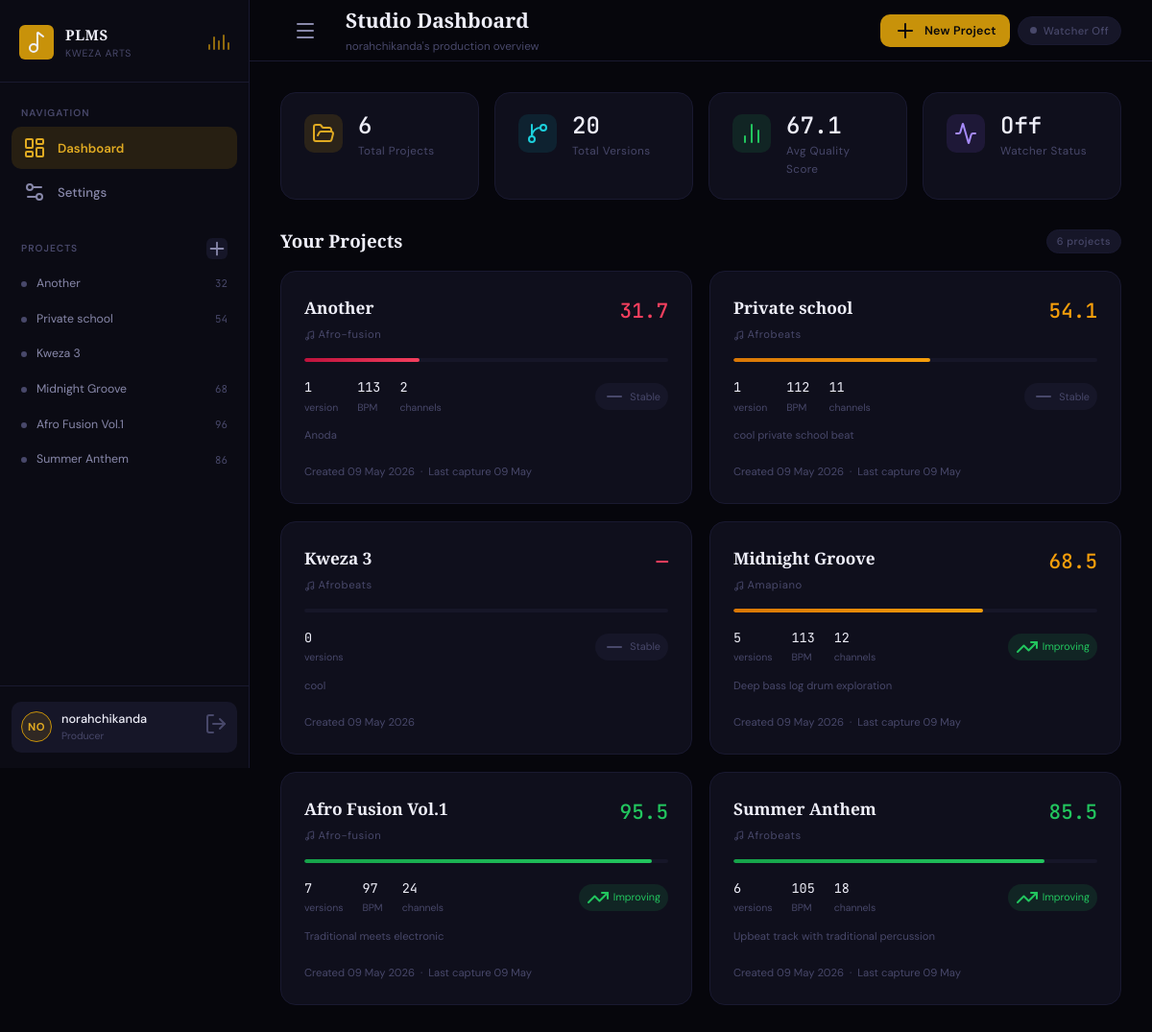
The page / (signed in) on the database its author committed.
### models.py (models this page shows, shortened)
class Project(db.Model):
    __tablename__ = 'projects'
    id          = db.Column(db.Integer, primary_key=True)
    user_id     = db.Column(db.Integer, db.ForeignKey('users.id'), nullable=False)
    name        = db.Column(db.String(200), nullable=False)
    filepath    = db.Column(db.String(500), default='')
    source_path = db.Column(db.String(500), default='')
    description = db.Column(db.Text,        default='')
    genre       = db.Column(db.String(100), default='')
    created_at  = db.Column(db.DateTime,    default=datetime.utcnow)
    versions    = db.relationship('Version', backref='project', lazy=True,
                                  cascade='all, delete-orphan',
                                  order_by='Version.version_num')
    @property
    def version_count(self):  return len(self.versions)
    @property
    def latest_version(self): return self.versions[-1] if self.versions else None
    @property
    def latest_score(self):
        lv = self.latest_version; return lv.quality_score if lv else 0.0
    @property
    def score_trend(self):
        if len(self.versions) < 2: return 'neutral'
        d = self.versions[-1].quality_score - self.versions[-2].quality_score
        return 'up' if d > 2 else ('down' if d < -2 else 'neutral')
    @property
    def score_class(self):
        s = self.latest_score
        return 'score-high' if s >= 70 else ('score-mid' if s >= 40 else 'score-low')

class Version(db.Model):
    __tablename__ = 'versions'
    id            = db.Column(db.Integer, primary_key=True)
    project_id    = db.Column(db.Integer, db.ForeignKey('projects.id'), nullable=False)
    version_num   = db.Column(db.Integer, nullable=False)
    tempo         = db.Column(db.Float,   default=120.0)
    channel_count = db.Column(db.Integer, default=0)
    pattern_count = db.Column(db.Integer, default=0)
    quality_score = db.Column(db.Float,   default=0.0)
    changes_json  = db.Column(db.Text,    default='{}')
    backup_path   = db.Column(db.String(500), default='')
    notes         = db.Column(db.Text,    default='')
    captured_at   = db.Column(db.DateTime, default=datetime.utcnow)

class User(db.Model, UserMixin):
    __tablename__ = 'users'
    id            = db.Column(db.Integer, primary_key=True)
    username      = db.Column(db.String(80),  unique=True, nullable=False)
    email         = db.Column(db.String(120), unique=True, nullable=False)
    password_hash = db.Column(db.String(256), nullable=False)
    role          = db.Column(db.String(20),  default='producer')
    created_at    = db.Column(db.DateTime,    default=datetime.utcnow)
    projects      = db.relationship('Project',     backref='owner', lazy=True,
                                    cascade='all, delete-orphan')
    settings      = db.relationship('AppSettings', backref='user',  uselist=False,
                                    cascade='all, delete-orphan')
    @property
    def initials(self): return self.username[:2].upper()

### app.py (the view)
@app.route('/')
@login_required
def dashboard():
    projects = Project.query.filter_by(user_id=current_user.id)\
                   .order_by(Project.created_at.desc()).all()
    total_v  = sum(p.version_count for p in projects)
    scored   = [p.latest_score for p in projects if p.latest_score > 0]
    avg      = round(sum(scored) / len(scored), 1) if scored else 0.0
    return render_template('dashboard.html', projects=projects,
                           total_projects=len(projects),
                           total_versions=total_v, avg_score=avg)

### app.py (called while the page is built, shortened)
@login_manager.user_loader
def load_user(uid): return User.query.get(int(uid))

@app.context_processor
def inject_globals():
    active = False
    if current_user.is_authenticated:
        s = AppSettings.query.filter_by(user_id=current_user.id).first()
    return dict(watcher_active=active)

### templates/dashboard.html (shortened to what this page needs)
{% extends "base.html" %}
{% block page_title %}Studio Dashboard{% endblock %}
{% block page_sub %}{{ current_user.username }}'s production overview{% endblock %}
{% block topbar_actions %}
  <button class="btn btn-primary btn-sm" data-modal-open="modal-new-project">
    <i data-lucide="plus"></i> New Project
  </button>
{% endblock %}
{% block content %}
<div class="stat-grid">
  <div class="stat-card">
    <div class="stat-icon gold"><i data-lucide="folder-open"></i></div>
    <div class="stat-info">
      <div class="stat-value">{{ total_projects }}</div>
      <div class="stat-label">Total Projects</div>
    </div>
  </div>
  <div class="stat-card">
    <div class="stat-icon teal"><i data-lucide="git-branch"></i></div>
    <div class="stat-info">
      <div class="stat-value">{{ total_versions }}</div>
      <div class="stat-label">Total Versions</div>
    </div>
  </div>
  <div class="stat-card">
    <div class="stat-icon green"><i data-lucide="bar-chart-2"></i></div>
    <div class="stat-info">
      <div class="stat-value">{{ avg_score }}</div>
      <div class="stat-label">Avg Quality Score</div>
    </div>
  </div>
  <div class="stat-card">
    <div class="stat-icon purple"><i data-lucide="activity"></i></div>
    <div class="stat-info">
      <div class="stat-value">
        {% if watcher_active %}On{% else %}Off{% endif %}
      </div>
      <div class="stat-label">Watcher Status</div>
    </div>
  </div>
</div>
<div class="flex items-center justify-between mb-4">
  <h2 class="serif" style="font-size:1.25rem;font-weight:600;color:var(--text-1)">
    Your Projects
  </h2>
  {% if projects %}
    <span class="badge badge-muted">{{ projects|length }} project{{ 's' if projects|length != 1 }}</span>
  {% endif %}
</div>
{% if projects %}
  <div class="projects-grid">
    {% for proj in projects %}
      <a href="{{ url_for('project_detail', project_id=proj.id) }}" class="project-card">
        <div class="project-card-header">
          <div class="project-card-meta">
            <div class="project-card-name">{{ proj.name }}</div>
            <div class="project-card-genre">
              {% if proj.genre %}
                <i data-lucide="music" style="width:11px;height:11px;display:inline;vertical-align:middle;"></i>
                {{ proj.genre }}
              {% else %}
                No genre set
              {% endif %}
            </div>
          </div>
          <div class="project-card-score {{ proj.score_class }}">
            {% if proj.latest_score > 0 %}
              {{ proj.latest_score|round(1) }}
            {% else %}
              —
            {% endif %}
          </div>
        </div>
        <div class="score-bar-wrap">
          <div
            class="score-bar-fill {{ proj.score_class }}"
            data-score="{{ proj.latest_score }}"
          ></div>
        </div>
        <div class="flex items-center justify-between">
          <div class="project-card-stats">
            <div class="project-card-stat">
              <span class="pcs-value">{{ proj.version_count }}</span>
              <span class="pcs-label">version{{ 's' if proj.version_count != 1 }}</span>
            </div>
            {% if proj.latest_version %}
              <div class="project-card-stat">
                <span class="pcs-value">{{ proj.latest_version.tempo|round(0)|int }}</span>
                <span class="pcs-label">BPM</span>
              </div>
              <div class="project-card-stat">
                <span class="pcs-value">{{ proj.latest_version.channel_count }}</span>
                <span class="pcs-label">channels</span>
              </div>
            {% endif %}
          </div>
          <div class="trend-badge {{ proj.score_trend }}">
            {% if proj.score_trend == 'up' %}
              <i data-lucide="trending-up"></i> Improving
            {% elif proj.score_trend == 'down' %}
              <i data-lucide="trending-down"></i> Declining
            {% else %}
              <i data-lucide="minus"></i> Stable
            {% endif %}
          </div>
        </div>
        {% if proj.description %}
          <p class="text-xs text-muted" style="margin-top:-4px;line-height:1.5;overflow:hidden;display:-webkit-box;-webkit-line-clamp:2;-webkit-box-orient:vertical;">
            {{ proj.description }}
          </p>
        {% endif %}
        <div class="text-xs text-muted" style="margin-top:auto;padding-top:4px;">
          Created {{ proj.created_at.strftime('%d %b %Y') }}
          {% if proj.latest_version %}
            &nbsp;·&nbsp; Last capture {{ proj.latest_version.captured_at.strftime('%d %b') }}
          {% endif %}
        </div>
      </a>
    {% endfor %}
  </div>
{% endif %}
{% endblock %}

### templates/base.html (shortened to what this page needs)
<!DOCTYPE html>
<html lang="en">
<head>
  <link rel="stylesheet" href="{{ url_for('static', filename='css/style.css') }}">
</head>
<body>
<div class="app-shell">
  <aside class="sidebar" id="sidebar">
    <div class="sidebar-brand">
      <div class="brand-icon"><i data-lucide="music-2"></i></div>
      <div class="brand-text">
        <div class="brand-title">PLMS</div>
        <div class="brand-sub">Kweza Arts</div>
      </div>
      <div class="sidebar-eq"><span></span><span></span><span></span><span></span><span></span></div>
    </div>
    <nav class="sidebar-nav">
      <div class="sidebar-nav-label">Navigation</div>
      <a href="{{ url_for('dashboard') }}" class="nav-item {% if request.endpoint=='dashboard' %}active{% endif %}">
        <i data-lucide="layout-dashboard"></i> Dashboard
      </a>
      <a href="{{ url_for('settings') }}" class="nav-item {% if request.endpoint=='settings' %}active{% endif %}">
        <i data-lucide="settings-2"></i> Settings
      </a>
    </nav>
    <div class="sidebar-projects">
      <div class="sidebar-projects-header">
        <span>Projects</span>
        <button data-modal-open="modal-new-project" title="New project"><i data-lucide="plus"></i></button>
      </div>
      {% set user_projects = current_user.projects|sort(attribute='created_at', reverse=True) %}
      {% for proj in user_projects[:12] %}
        <a href="{{ url_for('project_detail', project_id=proj.id) }}"
           class="project-nav-item {% if request.endpoint=='project_detail' and project is defined and project.id==proj.id %}active{% endif %}">
          <span class="proj-dot"></span>
          <span class="proj-name">{{ proj.name }}</span>
          <span class="proj-score mono">{% if proj.latest_score > 0 %}{{ proj.latest_score|round(0)|int }}{% endif %}</span>
        </a>
      {% else %}
        <div class="text-xs text-muted" style="padding:8px 10px">No projects yet.</div>
      {% endfor %}
    </div>
    <div class="sidebar-footer">
      <div class="user-card">
        <div class="user-avatar">{{ current_user.initials }}</div>
        <div class="user-info">
          <div class="user-name">{{ current_user.username }}</div>
          <div class="user-role">{{ current_user.role }}</div>
        </div>
        <a href="{{ url_for('auth_logout') }}" title="Sign out"><i data-lucide="log-out"></i></a>
      </div>
    </div>
  </aside>
  <div class="main-content">
    <header class="topbar">
      <button id="sidebar-toggle" class="btn btn-ghost"><i data-lucide="menu"></i></button>
      <div class="topbar-left">
        <div class="topbar-title serif">{% block page_title %}Dashboard{% endblock %}</div>
        <div class="topbar-sub">{% block page_sub %}{% endblock %}</div>
      </div>
      <div class="topbar-actions">
        {% block topbar_actions %}{% endblock %}
        <span class="watcher-badge {% if watcher_active %}active{% else %}inactive{% endif %}"
              id="watcher-badge">
          <span class="dot"></span>
          <span id="watcher-label">
          </span>
        </span>
      </div>
    </header>
    <main class="page-body">{% block content %}{% endblock %}</main>
  </div>
</div>
</body>
</html>

### rows shown on the page
Project: name "Another", latest_score "32", genre "Afro-fusion", latest_score "31.7", version_count "1", latest_version.tempo "113", latest_version.channel_count "2", shows "Stable", description "Anoda", created_at "09 May 2026", latest_version.captured_at "09 May"
Project: name "Private school", latest_score "54", genre "Afrobeats", latest_score "54.1", version_count "1", latest_version.tempo "112", latest_version.channel_count "11", shows "Stable", description "cool private school beat", created_at "09 May 2026", latest_version.captured_at "09 May"
Project: name "Kweza 3", genre "Afrobeats", version_count "0", version_count "s", shows "Stable", description "cool", created_at "09 May 2026"
Project: name "Midnight Groove", latest_score "68", genre "Amapiano", latest_score "68.5", version_count "5", version_count "s", latest_version.tempo "113", latest_version.channel_count "12", shows "Improving", description "Deep bass log drum exploration", created_at "09 May 2026", latest_version.captured_at "09 May"
Project: name "Afro Fusion Vol.1", latest_score "96", genre "Afro-fusion", latest_score "95.5", version_count "7", version_count "s", latest_version.tempo "97", latest_version.channel_count "24", shows "Improving", description "Traditional meets electronic", created_at "09 May 2026", latest_version.captured_at "09 May"
Project: name "Summer Anthem", latest_score "86", genre "Afrobeats", latest_score "85.5", version_count "6", version_count "s", latest_version.tempo "105", latest_version.channel_count "18", shows "Improving", description "Upbeat track with traditional percussion", created_at "09 May 2026", latest_version.captured_at "09 May"
User: initials "NO", username "norahchikanda", role "Producer"

### other values the page prints
{{ total_projects }} "6"
{{ total_versions }} "20"
{{ avg_score }} "67.1"
{{ projects|length }} "6"
{{ 's' if projects|length != 1 }} "s"
